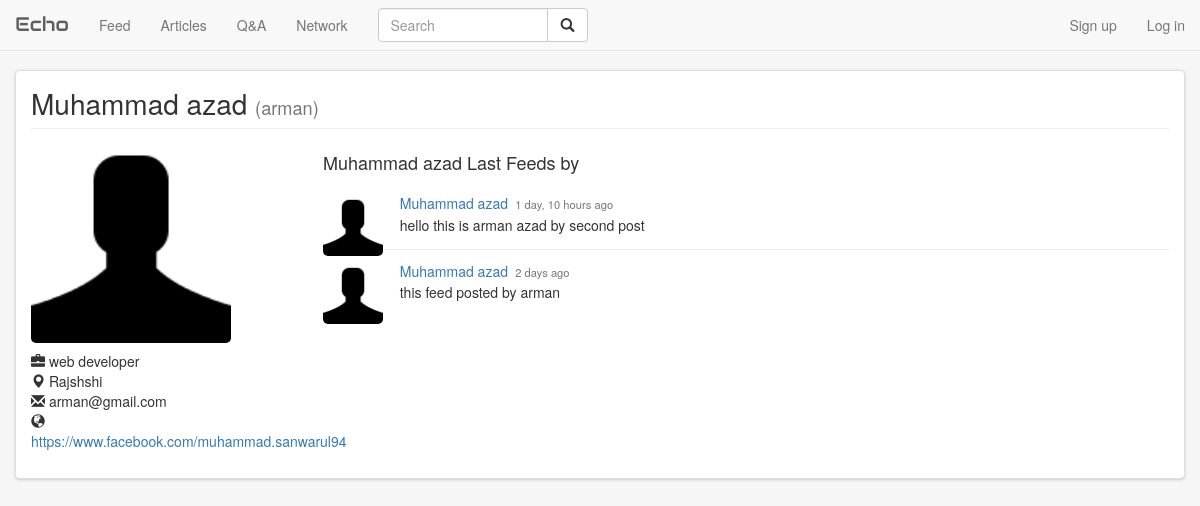
The page /arman/ on the database its author committed.
### authentication/models.py (models this page shows, shortened)
class Profile(models.Model):
    user        = models.OneToOneField(User, on_delete=models.CASCADE)
    url         = models.CharField(max_length=50, null=True, blank=True)
    location    = models.CharField(max_length=50, null=True, blank=True)
    job_title   = models.CharField(max_length=50, null=True, blank=True)
    picture_url = models.CharField(max_length=120, null=True, blank=True)
    def get_url(self):
        url = self.url
        if not self.url.startswith("http://") \
                and not self.url.startswith("https://") \
                and len(self.url) > 0:
            url = "http://" + str(self.url)
        return url
    def get_picture(self):
        if not self.picture_url:
            no_picture = '/static/img/user.png'
            return no_picture
        return self.picture_url
    def get_screen_name(self):
        if self.user.get_full_name():
            return self.user.get_full_name()
        return self.user.username

### feeds/models.py (models this page shows, shortened)
class Feed(models.Model):
    user = models.ForeignKey(User, on_delete=models.CASCADE)
    date = models.DateTimeField(auto_now_add=True)
    post = models.TextField(max_length=255)
    parent = models.ForeignKey('Feed', null=True, blank=True, on_delete=models.CASCADE)
    likes = models.IntegerField(default=0)
    comments = models.IntegerField(default=0)
    class Meta:
        verbose_name = _('Feed')
        verbose_name_plural = _('Feeds')
        ordering = ('-date',)
    @staticmethod
    def get_feeds(from_feed=None):
        if from_feed is not None:
            feeds = Feed.objects.filter(parent=None, id__lte=from_feed)
        else:
            feeds = Feed.objects.filter(parent=None)
        return feeds.prefetch_related('user__profile')
    def linkfy_post(self):
        return bleach.linkify(escape(self.post))

### core/views.py (the view)
# urls.py: url(r'^(?P<username>[^/]+)/$', core_views.profile, name='profile'),
def profile(request, username):
    page_user = get_object_or_404(User, username=username)
    all_feeds = Feed.get_feeds().filter(user=page_user)
    paginator = Paginator(all_feeds, FEEDS_NUM_PAGES)
    feeds = paginator.page(1)
    from_feed = -1
    if feeds:
        from_feed = feeds[0].id
    context = {
        'page_user': page_user, 'feeds': feeds,
        'from_feed': from_feed, 'page': 1
    }
    return render(request, 'core/profile.html', context)

### core/templates/core/profile.html (shortened to what this page needs)
{% extends 'base.html' %}
{% load i18n %}
{% load staticfiles %}
{% block head %}
  <link href="{% static 'css/profile.css' %}" rel="stylesheet">
  <link href="{% static 'css/feeds.css' %}" rel="stylesheet">
{% endblock head %}
{% block main %}
  <div class="page-header">
    <h1>{{ page_user.profile.get_screen_name }} {% if page_user.get_full_name %}<small>({{ page_user.username }})</small>{% endif %}</h1>
  </div>
  <div class="profile">
    <div class="row">
      <div class="col-md-3 user-profile">
        <img src="{{ page_user.profile.get_picture }}" class="picture">
        <ul>
          {% if page_user.profile.job_title %}
          <li><span class="glyphicon glyphicon-briefcase"></span> {{ page_user.profile.job_title }}</li>
          {% endif %}
          {% if page_user.profile.location %}
          <li><span class="glyphicon glyphicon-map-marker"></span> {{ page_user.profile.location }}</li>
          {% endif %}
          {% if page_user.email %}
          <li><span class="glyphicon glyphicon-envelope"></span> {{ page_user.email }}</li>
          {% endif %}
          {% if page_user.profile.url %}
          <li><span class="glyphicon glyphicon-globe"></span> <a href="{{ page_user.profile.get_url }}" target="_blank">{{ page_user.profile.get_url }}</a></li>
          {% endif %}
        </ul>
      </div>
      <div class="col-md-9">
        <h4>{{ page_user.profile.get_screen_name }} {% trans 'Last Feeds by' %} </h4>
        <ul class="stream">
          {% for feed in feeds %}
            {% include 'feeds/partial_feed.html' with feed=feed %}
          {% endfor %}
        </ul>
      </div>
    </div>
  </div>
{% endblock main %}

### feeds/templates/feeds/partial_feed.html (shortened to what this page needs)
{% load i18n %}
{% load humanize %}
<li feed-id="{{ feed.pk }}" csrf="{{ csrf_token }}">
    <a href="{% url 'profile' feed.user.username %}"><img src="{{ feed.user.profile.get_picture }}" class="user"></a>
    <div class="post">
        <h3><a href="{% url 'profile' feed.user.username %}">{{ feed.user.profile.get_screen_name }}</a>
            <small>{{ feed.date|naturaltime }}</small>
        </h3>
        <p>{{ feed.linkfy_post|safe }}</p>
    </div>
</li>

### echo/static/css/bootcamp.css (style rules this page uses)
body { background-color: #f6f6f6; padding-top: 70px; }
.page-header { margin: 0; }
.page-header h1 { margin: 0; font-weight: 100; font-size: 2em; }

### core/static/css/profile.css (style rules this page uses)
.profile { margin-top: 1em; }
.user-profile .picture { width: 200px; border-radius: 5px; }
.user-profile ul { padding: 0; margin-top: .6em; }
.user-profile ul li { list-style: none; }

### feeds/static/css/feeds.css (style rules this page uses)
ul.stream { margin: 0; padding: 0; }
ul.stream li { list-style: none; border-bottom: 1px solid #eeeeee; padding: 1em 0; }
ul.stream li:last-child { border-bottom: none; }
ul.stream li a img.user { width: 60px; border-radius: 5px; float: left; }
ul.stream li div.post { margin-left: 60px; padding: 0 0 0 1.2em; overflow-x: auto; }
ul.stream li div.post h3 { font-size: 1em; margin: 0; margin-bottom: .2em; }
ul.stream li div.post h3 small { margin-left: .3em; font-size: .8em; }
ul.stream li div.post p { margin: 0; }

### rows shown on the page
Feed: user.profile.get_screen_name "Muhammad azad", date "1 day, 10 hours ago", linkfy_post "hello this is arman azad by second post"
Feed: user.profile.get_screen_name "Muhammad azad", date "2 days ago", linkfy_post "this feed posted by arman"

### other values the page prints
{{ page_user.profile.get_screen_name }} "Muhammad azad"
{{ page_user.username }} "arman"
{{ page_user.profile.job_title }} "web developer"
{{ page_user.profile.location }} "Rajshshi"
{{ page_user.email }} "arman@gmail.com"
{{ page_user.profile.get_url }} "https://www.facebook.com/muhammad.sanwarul94"
